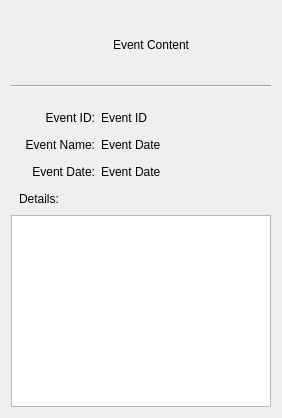
      <widget class="QWidget" name="page_expand_event">
       <layout class="QVBoxLayout" name="verticalLayout_19">
        <item>
         <widget class="QWidget" name="widget_right_menu_expand_table_container_3" native="true">
          <property name="styleSheet">
           <string notr="true">QPushButton {
	background-color: transparent;
	border: none;
}

QPushButton::hover {
	border: 1px solid #44fda2;
}

QPushButton::pressed {
	border: 1px solid #808080;
}</string>
          </property>
          <layout class="QHBoxLayout" name="horizontalLayout_31">
           <item>
            <widget class="QLabel" name="lbl_right_menu_event_content_header_icon">
             <property name="minimumSize">
              <size>
               <width>50</width>
               <height>50</height>
              </size>
             </property>
             <property name="maximumSize">
              <size>
               <width>50</width>
               <height>50</height>
              </size>
             </property>
             <property name="text">
              <string/>
             </property>
             <property name="pixmap">
              <pixmap resource="../icons_source.qrc">:/newSource/icons/event_green.png</pixmap>
             </property>
             <property name="scaledContents">
              <bool>true</bool>
             </property>
            </widget>
           </item>
           <item>
            <widget class="QLabel" name="lbl_right_menu_event_content_header">
             <property name="minimumSize">
              <size>
               <width>150</width>
               <height>50</height>
              </size>
             </property>
             <property name="maximumSize">
              <size>
               <width>16777215</width>
               <height>50</height>
              </size>
             </property>
             <property name="text">
              <string>Event Content</string>
             </property>
             <property name="alignment">
              <set>Qt::AlignCenter</set>
             </property>
            </widget>
           </item>
           <item>
            <widget class="QPushButton" name="btn_right_menu_close_event_content">
             <property name="minimumSize">
              <size>
               <width>30</width>
               <height>30</height>
              </size>
             </property>
             <property name="maximumSize">
              <size>
               <width>30</width>
               <height>30</height>
              </size>
             </property>
             <property name="cursor">
              <cursorShape>PointingHandCursor</cursorShape>
             </property>
             <property name="toolTip">
              <string>Close</string>
             </property>
             <property name="text">
              <string/>
             </property>
             <property name="icon">
              <iconset resource="../icons_source.qrc">
               <normaloff>:/newSource/icons/close_2.png</normaloff>:/newSource/icons/close_2.png</iconset>
             </property>
             <property name="iconSize">
              <size>
               <width>20</width>
               <height>20</height>
              </size>
             </property>
            </widget>
           </item>
          </layout>
         </widget>
        </item>
        <item>
         <widget class="Line" name="line_right_menu_expand_table_3">
          <property name="minimumSize">
           <size>
            <width>240</width>
            <height>3</height>
           </size>
          </property>
          <property name="maximumSize">
           <size>
            <width>16777215</width>
            <height>3</height>
           </size>
          </property>
          <property name="frameShadow">
           <enum>QFrame::Sunken</enum>
          </property>
          <property name="lineWidth">
           <number>1</number>
          </property>
          <property name="orientation">
           <enum>Qt::Horizontal</enum>
          </property>
         </widget>
        </item>
        <item>
         <spacer name="verticalSpacer_right_menu_fixed_3">
          <property name="orientation">
           <enum>Qt::Vertical</enum>
          </property>
          <property name="sizeType">
           <enum>QSizePolicy::Fixed</enum>
          </property>
          <property name="sizeHint" stdset="0">
           <size>
            <width>20</width>
            <height>13</height>
           </size>
          </property>
         </spacer>
        </item>
        <item>
         <layout class="QHBoxLayout" name="horizontalLayout_34">
          <item>
           <widget class="QLabel" name="lbl_expand_message_from_2">
            <property name="minimumSize">
             <size>
              <width>84</width>
              <height>21</height>
             </size>
            </property>
            <property name="maximumSize">
             <size>
              <width>84</width>
              <height>21</height>
             </size>
            </property>
            <property name="text">
             <string>Event ID:</string>
            </property>
            <property name="alignment">
             <set>Qt::AlignRight|Qt::AlignTrailing|Qt::AlignVCenter</set>
            </property>
           </widget>
          </item>
          <item>
           <widget class="QLabel" name="lbl_expand_message_from_content_2">
            <property name="minimumSize">
             <size>
              <width>91</width>
              <height>21</height>
             </size>
            </property>
            <property name="maximumSize">
             <size>
              <width>16777215</width>
              <height>21</height>
             </size>
            </property>
            <property name="text">
             <string>Event ID</string>
            </property>
           </widget>
          </item>
         </layout>
        </item>
        <item>
         <layout class="QHBoxLayout" name="horizontalLayout_35">
          <item>
           <widget class="QLabel" name="lbl_expand_message_message_date_3">
            <property name="minimumSize">
             <size>
              <width>84</width>
              <height>21</height>
             </size>
            </property>
            <property name="maximumSize">
             <size>
              <width>84</width>
              <height>21</height>
             </size>
            </property>
            <property name="text">
             <string>Event Name:</string>
            </property>
            <property name="alignment">
             <set>Qt::AlignRight|Qt::AlignTrailing|Qt::AlignVCenter</set>
            </property>
           </widget>
          </item>
          <item>
           <widget class="QLabel" name="lbl_expand_message_message_date_content_3">
            <property name="minimumSize">
             <size>
              <width>91</width>
              <height>21</height>
             </size>
            </property>
            <property name="maximumSize">
             <size>
              <width>16777215</width>
              <height>21</height>
             </size>
            </property>
            <property name="text">
             <string>Event Date</string>
            </property>
           </widget>
          </item>
         </layout>
        </item>
        <item>
         <layout class="QHBoxLayout" name="horizontalLayout_33">
          <item>
           <widget class="QLabel" name="lbl_expand_message_message_date_2">
            <property name="minimumSize">
             <size>
              <width>84</width>
              <height>21</height>
             </size>
            </property>
            <property name="maximumSize">
             <size>
              <width>84</width>
              <height>21</height>
             </size>
            </property>
            <property name="text">
             <string>Event Date:</string>
            </property>
            <property name="alignment">
             <set>Qt::AlignRight|Qt::AlignTrailing|Qt::AlignVCenter</set>
            </property>
           </widget>
          </item>
          <item>
           <widget class="QLabel" name="lbl_expand_message_message_date_content_2">
            <property name="minimumSize">
             <size>
              <width>91</width>
              <height>21</height>
             </size>
            </property>
            <property name="maximumSize">
             <size>
              <width>16777215</width>
              <height>21</height>
             </size>
            </property>
            <property name="text">
             <string>Event Date</string>
            </property>
           </widget>
          </item>
         </layout>
        </item>
        <item>
         <widget class="QLabel" name="label_3">
          <property name="minimumSize">
           <size>
            <width>47</width>
            <height>21</height>
           </size>
          </property>
          <property name="maximumSize">
           <size>
            <width>16777215</width>
            <height>21</height>
           </size>
          </property>
          <property name="text">
           <string>Details:</string>
          </property>
          <property name="indent">
           <number>8</number>
          </property>
         </widget>
        </item>
        <item>
         <widget class="QTextEdit" name="textEdit_expand_event">
          <property name="readOnly">
           <bool>true</bool>
          </property>
         </widget>
        </item>
       </layout>
      </widget>
